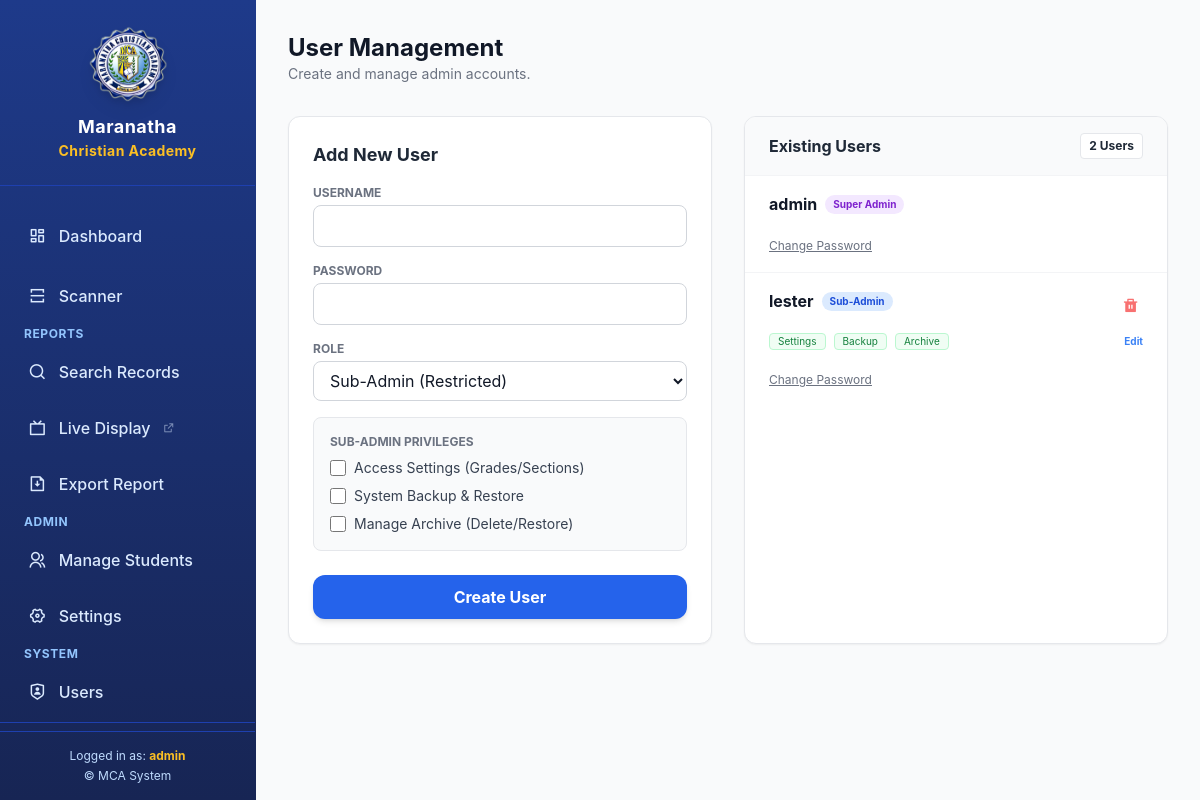
Screenshot of /users (signed in) with the database file from the repository.
### app.py (models this page shows)
class User(db.Model):
    id = db.Column(db.Integer, primary_key=True)
    username = db.Column(db.String(50), unique=True, nullable=False)
    password_hash = db.Column(db.String(200), nullable=False)
    role = db.Column(db.String(20), default='sub_admin') # 'admin' or 'sub_admin'
    can_settings = db.Column(db.Boolean, default=False) # Manage Grades, Sections, Terms
    can_backup = db.Column(db.Boolean, default=False)   # Download/Restore Backup
    can_archive = db.Column(db.Boolean, default=False)  # Delete/Restore/Archive Students

### app.py (the view)
@app.route('/users')
@admin_required
def manage_users():
    users = User.query.all()
    return render_template('users.html', users=users)

### app.py (called while the page is built)
@app.before_request
def create_tables():
    if not User.query.first():
        default_admin = User(username='admin', password_hash=generate_password_hash('admin123'), role='admin',
                             can_settings=True, can_backup=True, can_archive=True)
        db.session.add(default_admin)
        db.session.commit()
        print("Default Admin Created: admin / admin123")
    if not GradeOption.query.first():
        for i in range(1, 13): db.session.add(GradeOption(name=f"Grade {i}"))
        db.session.add(SectionOption(name="Section A"))
        db.session.add(SectionOption(name="Section B"))
        db.session.add(AcademicTerm(name=f"{date.today().year}-{date.today().year+1}", is_current=True))
        db.session.commit()

@app.context_processor
def inject_globals():
    return dict(
        global_grades=GradeOption.query.order_by(GradeOption.name).all(),
        global_sections=SectionOption.query.order_by(SectionOption.name).all(),
        global_terms=AcademicTerm.query.order_by(AcademicTerm.name.desc()).all(),
        current_term=AcademicTerm.query.filter_by(is_current=True).first(),
        current_user_name=session.get('username'),
        user_role=session.get('role'),
        can_settings=session.get('can_settings'),
        can_backup=session.get('can_backup'),
        can_archive=session.get('can_archive')
    )

def admin_required(f):
    @wraps(f)
    def decorated_function(*args, **kwargs):
        if 'user_id' not in session or session.get('role') != 'admin':
            flash('Access denied. Super Admin privileges required.', 'error')
            return redirect(url_for('dashboard'))
        return f(*args, **kwargs)
    return decorated_function

### templates/users.html (shortened to what this page needs)
{% extends 'base.html' %}
{% block content %}
<div class="mb-8">
    <h2 class="text-2xl font-bold text-gray-900 dark:text-white">User Management</h2>
    <p class="text-gray-500 dark:text-slate-400 text-sm">Create and manage admin accounts.</p>
</div>
<div class="grid grid-cols-1 md:grid-cols-2 gap-8">
    <div class="bg-white dark:bg-dark-surface rounded-xl shadow-sm border border-gray-200 dark:border-slate-700 p-6 h-fit">
        <h5 class="font-bold text-gray-800 dark:text-white mb-4 text-lg">Add New User</h5>
        <form action="{{ url_for('add_user') }}" method="POST" id="addUserForm">
            <div class="mb-4">
                <label class="block text-xs font-bold text-gray-500 dark:text-slate-400 uppercase mb-1">Username</label>
                <input type="text" name="username" required class="w-full border border-gray-300 dark:border-slate-600 bg-white dark:bg-slate-800 text-gray-900 dark:text-white rounded-lg px-3 py-2 outline-none focus:ring-2 focus:ring-blue-500">
            </div>
            <div class="mb-4">
                <label class="block text-xs font-bold text-gray-500 dark:text-slate-400 uppercase mb-1">Password</label>
                <input type="password" name="password" required class="w-full border border-gray-300 dark:border-slate-600 bg-white dark:bg-slate-800 text-gray-900 dark:text-white rounded-lg px-3 py-2 outline-none focus:ring-2 focus:ring-blue-500">
            </div>
            <div class="mb-4">
                <label class="block text-xs font-bold text-gray-500 dark:text-slate-400 uppercase mb-1">Role</label>
                <select name="role" id="roleSelect" onchange="togglePermissions(this.value)" class="w-full border border-gray-300 dark:border-slate-600 bg-white dark:bg-slate-800 text-gray-900 dark:text-white rounded-lg px-3 py-2 outline-none focus:ring-2 focus:ring-blue-500">
                    <option value="sub_admin">Sub-Admin (Restricted)</option>
                </select>
            </div>
            <div id="permissionsArea" class="mb-6 p-4 bg-gray-50 dark:bg-slate-800/50 rounded-lg border border-gray-200 dark:border-slate-600">
                <p class="text-xs font-bold text-gray-500 dark:text-slate-400 uppercase mb-2">Sub-Admin Privileges</p>
                <div class="space-y-2">
                    <label class="flex items-center gap-2 cursor-pointer">
                        <input type="checkbox" name="perm_settings" class="accent-primary w-4 h-4">
                        <span class="text-sm text-gray-700 dark:text-slate-300">Access Settings (Grades/Sections)</span>
                    </label>
                    <label class="flex items-center gap-2 cursor-pointer">
                        <input type="checkbox" name="perm_backup" class="accent-primary w-4 h-4">
                        <span class="text-sm text-gray-700 dark:text-slate-300">System Backup & Restore</span>
                    </label>
                    <label class="flex items-center gap-2 cursor-pointer">
                        <input type="checkbox" name="perm_archive" class="accent-primary w-4 h-4">
                        <span class="text-sm text-gray-700 dark:text-slate-300">Manage Archive (Delete/Restore)</span>
                    </label>
                </div>
            </div>
            <button type="submit" class="w-full bg-blue-600 text-white font-bold py-2.5 rounded-xl hover:bg-blue-700 transition shadow-md">Create User</button>
        </form>
    </div>
    <div class="bg-white dark:bg-dark-surface rounded-xl shadow-sm border border-gray-200 dark:border-slate-700 overflow-hidden">
        <div class="bg-gray-50 dark:bg-slate-800 px-6 py-4 border-b border-gray-100 dark:border-slate-700 flex justify-between items-center">
            <h5 class="font-bold text-gray-800 dark:text-white">Existing Users</h5>
            <span class="text-xs font-bold bg-white dark:bg-slate-700 dark:text-slate-300 px-2 py-1 rounded border border-gray-200 dark:border-slate-600">{{ users|length }} Users</span>
        </div>
        <ul class="divide-y divide-gray-100 dark:divide-slate-700">
            {% for user in users %}
            <li class="px-6 py-4 flex flex-col gap-2 hover:bg-gray-50 dark:hover:bg-slate-800/50 transition">
                <div class="flex justify-between items-start">
                    <div class="flex items-center gap-2">
                        <span class="font-bold text-gray-900 dark:text-white">{{ user.username }}</span>
                        {% if user.role == 'admin' %}
                            <span class="bg-purple-100 dark:bg-purple-900/30 text-purple-700 dark:text-purple-300 text-[10px] px-2 py-0.5 rounded-full font-bold">Super Admin</span>
                        {% else %}
                            <span class="bg-blue-100 dark:bg-blue-900/30 text-blue-700 dark:text-blue-300 text-[10px] px-2 py-0.5 rounded-full font-bold">Sub-Admin</span>
                        {% endif %}
                    </div>
                    {% if user.username != session.get('username') %}
                        <a href="{{ url_for('delete_user', user_id=user.id) }}" class="text-red-400 hover:text-red-600 dark:hover:text-red-400 p-1" onclick="return confirm('Delete?')"><i class="ri-delete-bin-fill"></i></a>
                    {% endif %}
                </div>
                {% if user.role != 'admin' %}
                <div class="flex gap-2 mt-1">
                    <span class="text-[10px] px-2 rounded border {{ 'bg-green-50 text-green-700 border-green-200 dark:bg-green-900/20 dark:text-green-400' if user.can_settings else 'bg-gray-100 text-gray-400 border-gray-200 dark:bg-slate-800 dark:border-slate-700' }}">Settings</span>
                    <span class="text-[10px] px-2 rounded border {{ 'bg-green-50 text-green-700 border-green-200 dark:bg-green-900/20 dark:text-green-400' if user.can_backup else 'bg-gray-100 text-gray-400 border-gray-200 dark:bg-slate-800 dark:border-slate-700' }}">Backup</span>
                    <span class="text-[10px] px-2 rounded border {{ 'bg-green-50 text-green-700 border-green-200 dark:bg-green-900/20 dark:text-green-400' if user.can_archive else 'bg-gray-100 text-gray-400 border-gray-200 dark:bg-slate-800 dark:border-slate-700' }}">Archive</span>
                    <button onclick="openPermModal('{{ user.id }}', '{{ user.username }}', {{ 'true' if user.can_settings else 'false' }}, {{ 'true' if user.can_backup else 'false' }}, {{ 'true' if user.can_archive else 'false' }})" class="text-[10px] text-blue-500 hover:underline ml-auto font-bold">Edit</button>
                </div>
                {% endif %}
                <div class="mt-2">
                    <button onclick="openPassModal('{{ user.id }}', '{{ user.username }}')" class="text-xs text-gray-500 hover:text-blue-500 underline">Change Password</button>
                </div>
            </li>
            {% endfor %}
        </ul>
    </div>
</div>
{% endblock %}

### templates/base.html (style rules this page uses)
body { font-family: 'Inter', sans-serif; }
html { transition: background-color 0.3s, color 0.3s; }

### rows the page displays
User: username "admin", role "Super Admin"
User: username "lester", role "Sub-Admin"

### other values shown
{{ session.get('username') }} "admin"
{{ users|length }} "2"
